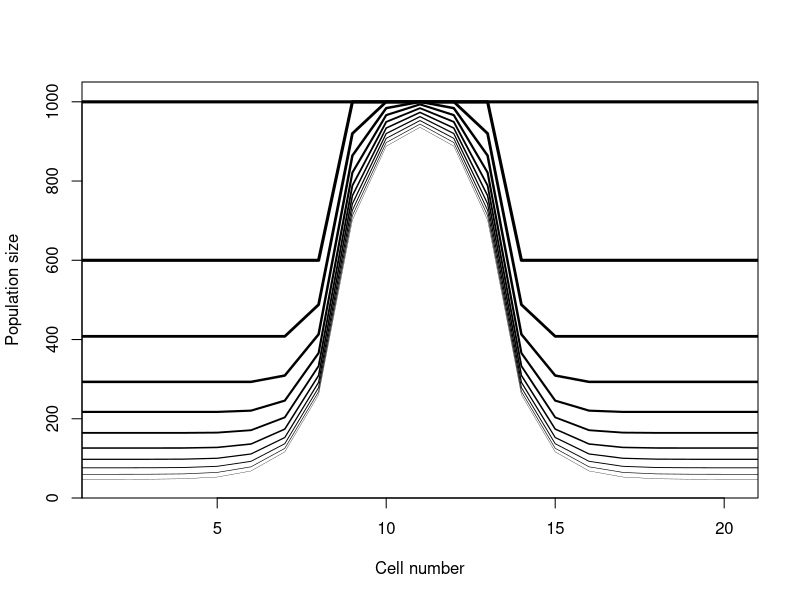
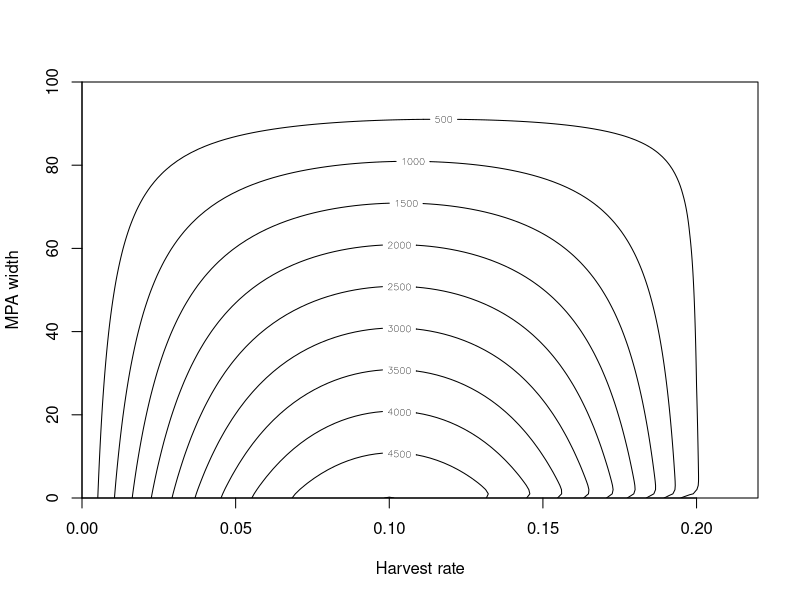

The R script that drew these images, in order:
#====Lab 7 MPAs========================================================
#Develops a working one-dimensional MPA model with wraparound (Pacman) 
#boundaries, and diffusion movement of fish to adjacent squares. 
#Developed by Trevor A. Branch, tbranch@uw.edu
#Based on previous code by Cole Monnahan (2012)
#Current version started 13 May 2013
#======================================================================

#======PART 1=============================================
#given the harvest rate outside the MPA, u.out, the total number
#of cells ncells, and the width of the MPA, MPA.width
#returns a vector of harvest rates in each cell. 
#===================================================================
calc.harvest.vec <- function(u.out, ncells, MPA.width)  {
   u.vec <- vector(length=ncells)
   u.vec[] <- u.out       #set every cell to u.out, equivalent to u.vec[1:ncells] <- u.out   
   if (MPA.width > 0) {   #no need to do this if there is no MPA! 
      MPA.begin <- round((ncells-MPA.width)/2)+1  #start cell of MPA
      MPA.end <- MPA.begin + MPA.width -1         #end cell of MPA
      u.vec[MPA.begin:MPA.end] <- 0        
   }
   return(u.vec)
}
calc.harvest.vec(u.out=0.1, ncells=4, MPA.width=1)

#======PART 2====================================================
#Creates a simple MPA model with logistic growth
#r=rate of increase, K=carrying capacity, 
#ncells=number of cells for model, nsteps=number of time periods,
#MPA.width=number of cells in MPA, mrate=movement rate
#===================================================================
MPA.model <- function(r, K, u.out, ncells, nsteps, MPA.width, mrate) {
   u.vec <- calc.harvest.vec(u.out=u.out, ncells=ncells, MPA.width=MPA.width)
   pop <- vector(length=ncells)
   pop[] <- K   #start population size at K in each cell
   
   #the position of cells to the left
   left.cells <- c(ncells,1:(ncells-1))
   #the position of cells to the right
   right.cells <- c(2:ncells,1)
   
   #plot the initial numbers
   plot(x=1:ncells, y=pop, xlab="Cell number", lwd=3,
        ylab="Population size", ylim=c(0, 1.05*max(pop)), type="l", yaxs="i", xaxs="i")
   
   for (i in 1:nsteps) {
      #Number leaving each cell is population size times diffusion rate
      leaving <- mrate*pop
      #The number of immigrants is 1/2 those leaving cells to the
      #left and 1/2 those leaving cells to the right. This is a
      #complicated expression, take a minute to think it through!
      arriving <- 0.5*leaving[left.cells]+0.5*leaving[right.cells]
      
      #surplus production from the logistic model
      surplus.prod <- r*pop*(1-pop/K)
      
      #catches = harvest rate in each cell times the population size
      catches <- u.vec*pop
      
      #update the population numbers
      pop <- pop + surplus.prod - leaving + arriving - catches
      
      lines(x=1:ncells, y=pop, lwd=(nsteps-i+1)/nsteps*3)
   }
}

MPA.model(r=0.2, K=1000, u.out=0.4, ncells=21, MPA.width=5, nsteps=10, mrate=0.4)

#======PART 3====================================================
#Equilibrium catches
#Remove the plotting functions (so it runs faster), return sum of 
#catches after 1000 time steps.
#Creates a simple MPA model with logistic growth
#r=rate of increase, K=carrying capacity, 
#ncells=number of cells for model, nsteps=number of time periods,
#MPA.width=number of cells in MPA, mrate=movement rate
#===================================================================
MPA.eqm.catch <- function(r, K, u.out, ncells, nsteps, MPA.width, mrate) {
   u.vec <- calc.harvest.vec(u.out=u.out, ncells=ncells, MPA.width=MPA.width)
   pop <- vector(length=ncells)
   pop[] <- K   #start population size at K in each cell
   
   #the position of cells to the left
   left.cells <- c(ncells,1:(ncells-1))
   #the position of cells to the right
   right.cells <- c(2:ncells,1)
   
   for (i in 1:nsteps) {
      #Number leaving each cell is population size times diffusion rate
      leaving <- mrate*pop
      #The number of immigrants is 1/2 those leaving cells to the
      #left and 1/2 those leaving cells to the right. This is a
      #complicated expression, take a minute to think it through!
      arriving <- 0.5*leaving[left.cells]+0.5*leaving[right.cells]
      
      #surplus production from the logistic model
      surplus.prod <- r*pop*(1-pop/K)
      
      #catches = harvest rate in each cell times the population size
      catches <- u.vec*pop
      
      #update the population numbers
      pop <- pop + surplus.prod - leaving + arriving - catches
      
   }
   return(sum(catches))
}
MPA.eqm.catch(r=0.2, K=1000, u.out=0.4, ncells=21, MPA.width=5, nsteps=1000, mrate=0.4)

#======PART 4====================================================
#Contours of catches on a plot of MPA width (y axis) vs 
#harvest rate (x axis).
#r=rate of increase, K=carrying capacity, 
#ncells=number of cells for model, nsteps=number of time periods,
#MPA.width=number of cells in MPA, mrate=movement rate
#===================================================================
contour.width.harvest <- function(r=0.2, K=1000, ncells=100, nsteps=1000, mrate=0.4) {
    MPA.widths <- seq(0,ncells,by=1)  
    harvest <- seq(0,1.1,length.out=100)*r
    
    #matrix to store the equilibrium catches
    catch.mat <- matrix(NA, nrow=length(harvest), ncol=length(MPA.widths))
    
    #loop through widths and harvest rates, storing equilm catches
    for (i in 1:length(harvest)) {
       for (j in 1:length(MPA.widths)) {
           catch.mat[i,j] <- MPA.eqm.catch(r=r, K=K, u.out=harvest[i], 
                                           ncells=ncells, MPA.width=MPA.widths[j], 
                                           nsteps=nsteps, mrate=mrate)    
       }
    }
    #Plot a contour showing total catches by MPAwidth and harvest rate
    contour(x=harvest, y=MPA.widths, z=catch.mat,
            xlab="Harvest rate",  ylab="MPA width", xaxs="i",yaxs="i")
    return(catch.mat)
}
x <- contour.width.harvest(r=0.2, K=1000, ncells=100, nsteps=1000, mrate=0.2) 
x
